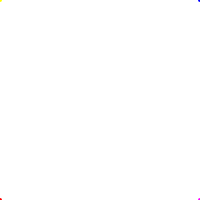
Frame 1 (no input)
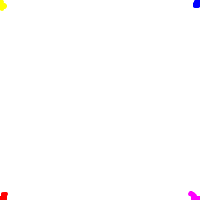
Frame 60 (no input)
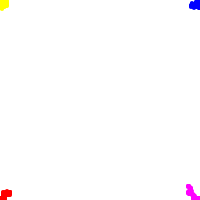
Frame 120 (the mouse pressed at the canvas centre since frame 60)

The p5.js sketch that drew these frames (run headless with seeded random() and noise() and a simulated clock; from frame 60 on, the mouse is pressed at the canvas centre):

// p5.js sketch
// ── sketch.js
let x;
let y;
let width = 200;
let height = 200;

function setup() {
  createCanvas(width, height);
  background(255);
}

let walkers = [
  { color: 'red', coordinates: { x: 0, y: width } },
  { color: 'magenta', coordinates: { x: height, y: width } },
  { color: 'yellow', coordinates: { x: 0, y: 0 } },
  { color: 'blue', coordinates: { x: width, y: 0 } },
]

function draw() {
  walkers.map(walker => initWalker(walker));
}

function initWalker(walker) {
  stroke(color(walker.color));
  strokeWeight(4);
  point(walker.coordinates.x, walker.coordinates.y);

  moveRandomly(walker);
}

function moveRandomly(walker) {
  let r = floor(random(4));
  switch (r) {
    case 0:
      if (walker.coordinates.x >= width)
        break
      walker.coordinates.x += 1
      break;
    case 1:
      if (walker.coordinates.x <= 0)
        break
      walker.coordinates.x -= 1
      break;
    case 2:
      if (walker.coordinates.y >= height)
        break
      walker.coordinates.y += 1
      break;
    case 3:
      if (walker.coordinates.y <= 0)
        break
      walker.coordinates.y -= 1
      break;
    default:
      break;
  }
}
